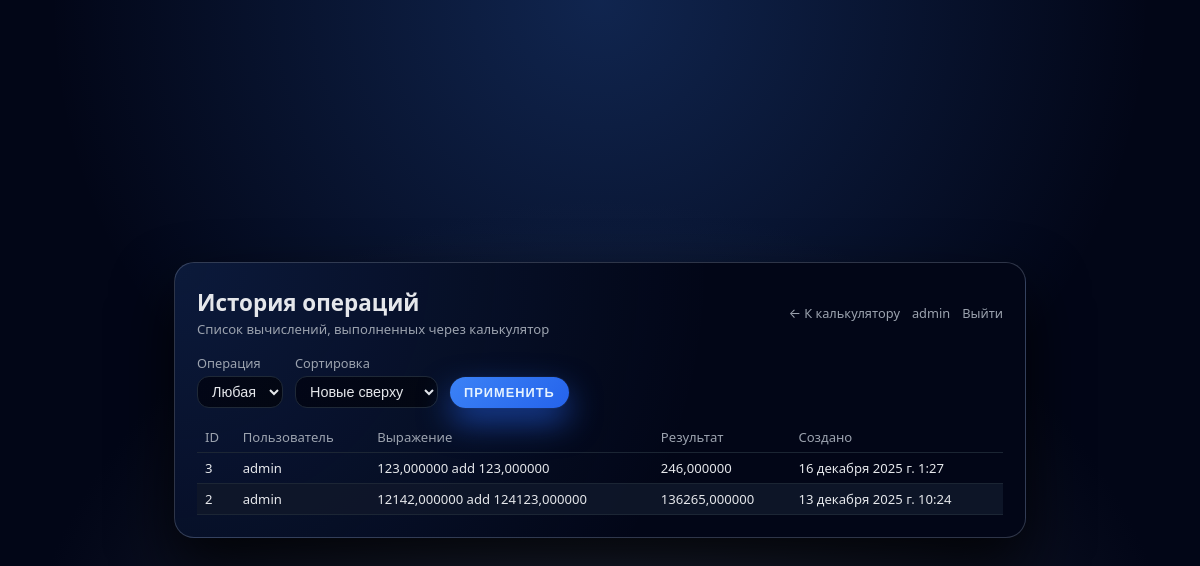
Page /history/ (signed in) on the committed database.
### calculator/models.py (models this page shows, shortened)
class Operation(models.Model):
    OPERATION_CHOICES = [
        ("add", "+"),
        ("sub", "-"),
        ("mul", "*"),
        ("div", "/"),
    ]
    user = models.ForeignKey(
        settings.AUTH_USER_MODEL,
        on_delete=models.CASCADE,
        related_name="operations",
    )
    a = models.DecimalField(max_digits=20, decimal_places=6)
    b = models.DecimalField(max_digits=20, decimal_places=6)
    operation = models.CharField(max_length=3, choices=OPERATION_CHOICES)
    result = models.DecimalField(max_digits=20, decimal_places=6)
    created_at = models.DateTimeField(auto_now_add=True)
    class Meta:
        ordering = ["-created_at"]

### calculator/views.py (the view)
# urls.py: path("history/", views.history_view, name="history"),
@login_required
def history_view(request: HttpRequest) -> HttpResponse:
    qs = Operation.objects.all()
    if not request.user.is_staff:
        qs = qs.filter(user=request.user)
    op = request.GET.get("operation")
    if op:
        qs = qs.filter(operation=op)
    ordering = request.GET.get("ordering") or "-created_at"
    qs = qs.order_by(ordering)
    return render(
        request,
        "calculator/history.html",
        {
            "operations": qs[:100],  # ограничим вывод
        },
    )

### templates/calculator/history.html (shortened to what this page needs)
<!DOCTYPE html>
<html lang="ru">
<head>
</head>
<body>
<div class="wrapper">
    <div class="card">
        <div class="header">
            <div>
                <div class="title">История операций</div>
                <div class="subtitle">Список вычислений, выполненных через калькулятор</div>
            </div>
            <div class="links">
                <a href="{% url 'calculator' %}">← К калькулятору</a>
                {% if request.user.is_authenticated %}
                    <span>{{ request.user.username }}</span>
                    <a href="{% url 'logout' %}">Выйти</a>
                {% endif %}
            </div>
        </div>
        <form method="get">
            <label>
                Операция
                <select name="operation">
                    <option value="">Любая</option>
                </select>
            </label>
            <label>
                Сортировка
                <select name="ordering">
                    <option value="-created_at">Новые сверху</option>
                </select>
            </label>
            <button type="submit">Применить</button>
        </form>
        <table>
            <thead>
            <tr>
                <th>ID</th>
                <th>Пользователь</th>
                <th>Выражение</th>
                <th>Результат</th>
                <th>Создано</th>
            </tr>
            </thead>
            <tbody>
            {% for op in operations %}
                <tr>
                    <td>{{ op.id }}</td>
                    <td>{{ op.user.username }}</td>
                    <td class="expr">{{ op.a }} {{ op.operation }} {{ op.b }}</td>
                    <td>{{ op.result }}</td>
                    <td>{{ op.created_at }}</td>
                </tr>
            {% empty %}
                <tr><td colspan="5">Операций нет.</td></tr>
            {% endfor %}
            </tbody>
        </table>
    </div>
</div>
</body>
</html>

### templates/calculator/history.html (style rules this page uses)
:root { --bg: #020617; --bg-accent: #0b1220; --card-bg: #020617; --accent: #3b82f6; --accent-soft: rgba(59, 130, 246, 0.14); --accent-strong: #2563eb; --border: #1f2937; --border-soft: rgba(148, 163, 184, 0.3); --text-main: #e5e7eb; --text-muted: #9ca3af; }
* { box-sizing: border-box; }
body { margin: 0; min-height: 100vh; display: flex; align-items: center; justify-content: center; font-family: system-ui, -apple-system, BlinkMacSystemFont, "Segoe UI", sans-serif; background: radial-gradient(circle at top, rgba(59, 130, 246, 0.25), transparent 55%), radial-gradient(circle at bottom, rgba(15, 23, 42, 0.9), #020617 60%); color: var(--text-main); }
.wrapper { width: 100%; max-width: 900px; padding: 24px; }
.card { background: radial-gradient(circle at top left, rgba(59, 130, 246, 0.16), transparent 60%), var(--card-bg); border-radius: 20px; border: 1px solid var(--border-soft); box-shadow: 0 28px 60px rgba(0, 0, 0, 0.8); padding: 24px 22px 22px; backdrop-filter: blur(16px); }
.header { display: flex; justify-content: space-between; align-items: center; margin-bottom: 16px; }
.title { font-size: 1.4rem; font-weight: 650; }
.subtitle { font-size: 0.82rem; color: var(--text-muted); margin-top: 2px; }
.links { font-size: 0.8rem; color: var(--text-muted); display: flex; gap: 12px; }
.links a { color: #9ca3af; text-decoration: none; }
form { display: flex; flex-wrap: wrap; gap: 12px; align-items: flex-end; margin-bottom: 14px; }
label { font-size: 0.8rem; color: var(--text-muted); display: flex; flex-direction: column; gap: 4px; }
select { background: linear-gradient(135deg, #020617, #030712); border-radius: 12px; border: 1px solid var(--border); padding: 6px 10px; font-size: 0.9rem; color: var(--text-main); outline: none; transition: border-color 0.18s ease, box-shadow 0.18s ease, background-color 0.18s ease, transform 0.08s ease; }
button[type="submit"] { border-radius: 999px; border: none; padding: 8px 14px; font-size: 0.8rem; font-weight: 650; letter-spacing: 0.08em; text-transform: uppercase; background: linear-gradient(135deg, var(--accent), var(--accent-strong)); color: #e5f2ff; cursor: pointer; box-shadow: 0 14px 32px rgba(37, 99, 235, 0.6), 0 0 0 1px rgba(15, 23, 42, 0.8); transition: transform 0.12s ease, box-shadow 0.12s ease, filter 0.12s ease; }
table { width: 100%; border-collapse: collapse; font-size: 0.82rem; }
th, td { padding: 6px 8px; border-bottom: 1px solid rgba(31, 41, 55, 0.9); text-align: left; }
th { color: var(--text-muted); font-weight: 500; }
tbody tr:nth-child(even) { background-color: rgba(15, 23, 42, 0.9); }
.expr { white-space: nowrap; }

### rows in the picture
Operation: id "3", user.username "admin", a "123,000000", operation "add", b "123,000000", result "246,000000", created_at "16 декабря 2025 г. 1:27"
Operation: id "2", user.username "admin", a "12142,000000", operation "add", b "124123,000000", result "136265,000000", created_at "13 декабря 2025 г. 10:24"

### other values in the picture
{{ request.user.username }} "admin"
